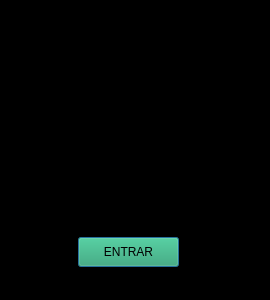
<?xml version="1.0" encoding="UTF-8"?>
<ui version="4.0">
 <class>Dialog</class>
 <widget class="QDialog" name="Dialog">
  <property name="geometry">
   <rect>
    <x>0</x>
    <y>0</y>
    <width>270</width>
    <height>300</height>
   </rect>
  </property>
  <property name="windowTitle">
   <string>Dialog</string>
  </property>
  <property name="styleSheet">
   <string notr="true">background-color: rgb(0, 0, 0);</string>
  </property>
  <widget class="QLineEdit" name="lineEdit_user">
   <property name="geometry">
    <rect>
     <x>24</x>
     <y>80</y>
     <width>230</width>
     <height>30</height>
    </rect>
   </property>
   <property name="styleSheet">
    <string notr="true">font: 12pt &quot;Segoe UI&quot;;
background-color: rgb(0, 0, 0);</string>
   </property>
   <property name="alignment">
    <set>Qt::AlignCenter</set>
   </property>
   <property name="placeholderText">
    <string>Usuário</string>
   </property>
  </widget>
  <widget class="QLineEdit" name="lineEdit_pass">
   <property name="geometry">
    <rect>
     <x>25</x>
     <y>157</y>
     <width>230</width>
     <height>30</height>
    </rect>
   </property>
   <property name="styleSheet">
    <string notr="true">font: 12pt &quot;Segoe UI&quot;;
background-color: rgb(0, 0, 0);</string>
   </property>
   <property name="echoMode">
    <enum>QLineEdit::Password</enum>
   </property>
   <property name="alignment">
    <set>Qt::AlignCenter</set>
   </property>
   <property name="placeholderText">
    <string>Senha</string>
   </property>
  </widget>
  <widget class="QPushButton" name="btn_login">
   <property name="geometry">
    <rect>
     <x>78</x>
     <y>237</y>
     <width>101</width>
     <height>30</height>
    </rect>
   </property>
   <property name="styleSheet">
    <string notr="true">background-color: rgb(38, 162, 105);
font: 800 11pt &quot;Ubuntu Sans&quot;;</string>
   </property>
   <property name="text">
    <string>ENTRAR</string>
   </property>
  </widget>
  <widget class="QLabel" name="label">
   <property name="geometry">
    <rect>
     <x>50</x>
     <y>7</y>
     <width>170</width>
     <height>60</height>
    </rect>
   </property>
   <property name="styleSheet">
    <string notr="true">font: 26pt &quot;Segoe UI&quot;;</string>
   </property>
   <property name="text">
    <string>Faça Login</string>
   </property>
  </widget>
 </widget>
 <resources/>
 <connections/>
</ui>
